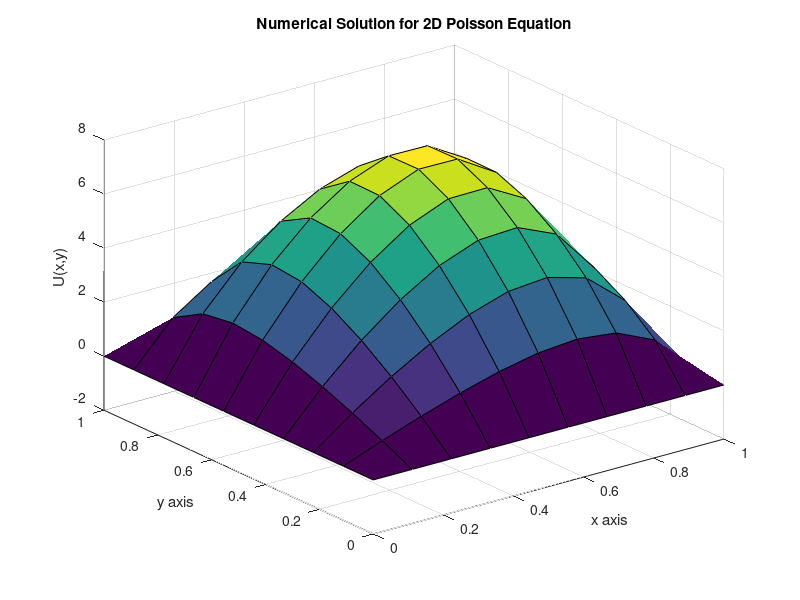

Write MATLAB code to recreate this figure.

%
% File Name: Poisson_equation.m
% Author: Pradeep Singh
% Date: 9/27/2017
% Language: Matlab
% Description: % Numerical Solution for 2D Poisson Equation using matrix vector multiplication.
%

clear; clc  % clear workspace

% Inputs

Nx = 10;  % grid points
Ny = 10;  % grid points
Lx = 1;   % x axis [0,1], lenght of x axis
Ly = 1;   % y axis [0,1], length of y axis

x = linspace(0,Lx,Nx);  % x axis with Nx gird points
y = linspace(0,Ly,Ny);  % y axis with Ny gird points

h = .1;                 % space between two grid points

% Initalize Matrices

N = Nx * Ny;                % No of unknowns
L = zeros(N,N) + eye(N);    % Get the L matrix by using eye function

% Laplace matrix (L)
% Using for loop to get L matrix. 
% L matrix will be used to compute U(i,j) on interior grid points

for i=2:Nx-1
    for j=2:Ny-1
        n=i+(j-1)* Nx;
        L(n,n)= -4/h^2;
        L(n,n-1)= 1/h^2;
        L(n,n+1) = 1/h^2;
        L(n,n-Nx)= 1/h^2;
        L(n,n+Nx)= 1/h^2;
    end
end

% z matrix to compute f matrix

n = 10;              % n = number of grid points
z = zeros(n,n);      % square matrix to compute f matrix

% Boundary Condition

z(1,:) = 0;   % zero on 1st row
z(n,:) = 0;   % zero on last row
z(:,1) = 0;   % zero on 1st col
z(:,n) = 0;   % zero on last col

% Calculate z matrix 
% for loop from 2nd row and 2nd col till (h-1) row and 
% column to compute z(i,j)

for i = 2:1:n-1             % row 
    for j = 2:1:n-1         % col    
           z(i,j) = 2*(i+j)-2*(i^2 + j^2);
    end
end

% Calculate f matrix
% For loop to arrange all elements of z matrix in 
% column vector format

m = 1;
for i = 1:1:n             % row 
   for j = 1:1:n          % col
           f(m,1) = z(i,j);
           m = m+1;
   end
end

% U matrix (Numerical Solution)
% Caculate "U" (Numerical solution) uisng "\"(backslash) operator.

U = L\f;

% Numerical solution in matrix format
% Convert U vector array in matrix format of size (Nx x Ny),
% to plot the result

B = reshape(U,[10,10]);

% Plots
% Plot surface image of the B matrix

surf(x,y,B)
title('Numerical Solution for 2D Poisson Equation')  % Title 
xlabel('x axis')                                     % x-axis label
ylabel('y axis')                                     % y-axis label
zlabel('U(x,y)')                                     % z-axis label
grid on

% that's all folks %
